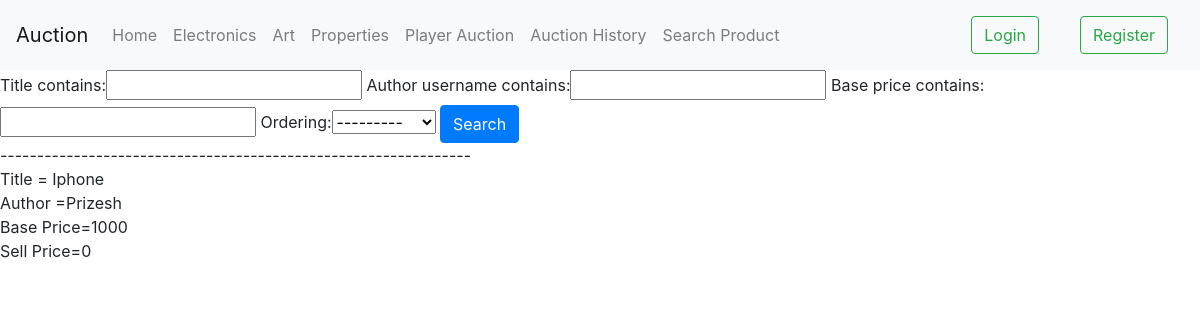
The app's page /searchpost/ with its own data.
### blog/models.py (models this page shows, shortened)
class Post(models.Model):
    title = models.CharField(max_length=100)
    content = models.TextField()
    author = models.ForeignKey(User, on_delete=models.CASCADE)
    product_category=models.CharField(max_length=256, choices=[('electronic', 'electronic'), ('propertie','propertie'), ('art', 'art')],default="electronic")
    base_price=models.IntegerField(default="")
    raising_price=models.PositiveIntegerField(default=1, validators=[MinValueValidator(1)])
    sell_price=models.IntegerField(default=0,blank=True, null=True)
    status=models.CharField(max_length=50,default="bidding",choices=[('bidding', 'bidding'),('unsold', 'unsold'), ('sold','sold')])
    sell_customer_name= models.CharField(max_length=50,default="",blank=True)
    date = models.DateField(default=datetime.now)
    hour= models.PositiveIntegerField(default=0, validators=[MinValueValidator(0), MaxValueValidator(23)])
    minite=models.PositiveIntegerField(default=0, validators=[MinValueValidator(0), MaxValueValidator(59)])
    second=models.PositiveIntegerField(default=0, validators=[MinValueValidator(0), MaxValueValidator(59)])
    image = models.ImageField(default='default.jpg', upload_to='product_pics')
    payment_status=models.CharField(max_length=50,default="incomplete",choices=[('incomplete', 'incomplete'),('complete', 'complete')])

### blog/views.py (the view)
# urls.py: path('searchpost/', views.PostFilterListView.as_view(), name='search'),
class PostFilterListView(ListView):
    model=Post
    template_name = 'blog/searchpost.html'
    def get_context_data(self, **kwargs):
        context = super().get_context_data(**kwargs)
        context["filter"] = PostFilter(self.request.GET, queryset=self.get_queryset())
        return context

### blog/templates/blog/searchpost.html
{% extends "blog/base.html" %}
{% load bootstrap%}
{% block content %}
<form method="GET" action="">
{{ filter.form|bootstrap}}
<button type="submit" class="btn btn-primary">Search</button>
</form>
    {% for pla in filter.qs %}
    ----------------------------------------------------------------<br>
        <article class="media content-section">
          <div class="media-body">
            <p> Title = {{ pla.title }}
            <br>
           Author ={{ pla.author }}
           <br>
            Base Price={{pla.base_price}}<br>Sell Price={{pla.sell_price}}
            </p>
          </div>
        </article>
    {% endfor %}
{% endblock content %}

### records on screen
Post: title "Iphone", author "Prizesh", base_price "1000", sell_price "0"
